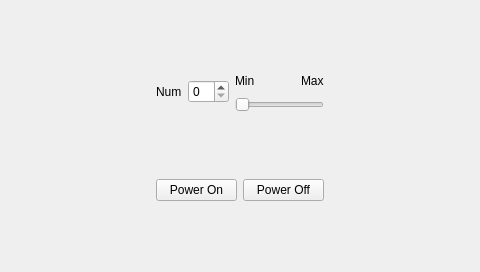
<?xml version="1.0" encoding="UTF-8"?>
<ui version="4.0">
 <class>MyBeep</class>
 <widget class="QWidget" name="MyBeep">
  <property name="geometry">
   <rect>
    <x>0</x>
    <y>0</y>
    <width>480</width>
    <height>272</height>
   </rect>
  </property>
  <property name="windowTitle">
   <string>Seting Beep</string>
  </property>
  <layout class="QGridLayout" name="gridLayout">
   <item row="0" column="1">
    <spacer name="verticalSpacer">
     <property name="orientation">
      <enum>Qt::Vertical</enum>
     </property>
     <property name="sizeHint" stdset="0">
      <size>
       <width>20</width>
       <height>47</height>
      </size>
     </property>
    </spacer>
   </item>
   <item row="1" column="0">
    <spacer name="horizontalSpacer_2">
     <property name="orientation">
      <enum>Qt::Horizontal</enum>
     </property>
     <property name="sizeHint" stdset="0">
      <size>
       <width>143</width>
       <height>20</height>
      </size>
     </property>
    </spacer>
   </item>
   <item row="1" column="1">
    <layout class="QHBoxLayout" name="horizontalLayout_3">
     <item>
      <layout class="QHBoxLayout" name="horizontalLayout_2">
       <item>
        <widget class="QLabel" name="label_val">
         <property name="text">
          <string>Num</string>
         </property>
        </widget>
       </item>
       <item>
        <widget class="QSpinBox" name="spinBoxBeep"/>
       </item>
      </layout>
     </item>
     <item>
      <layout class="QVBoxLayout" name="verticalLayout">
       <item>
        <layout class="QHBoxLayout" name="horizontalLayout">
         <item>
          <widget class="QLabel" name="tl_min">
           <property name="text">
            <string>Min</string>
           </property>
          </widget>
         </item>
         <item>
          <spacer name="horizontalSpacer">
           <property name="orientation">
            <enum>Qt::Horizontal</enum>
           </property>
           <property name="sizeHint" stdset="0">
            <size>
             <width>40</width>
             <height>20</height>
            </size>
           </property>
          </spacer>
         </item>
         <item>
          <widget class="QLabel" name="tl_max">
           <property name="text">
            <string>Max</string>
           </property>
          </widget>
         </item>
        </layout>
       </item>
       <item>
        <widget class="QSlider" name="sliderBeep">
         <property name="orientation">
          <enum>Qt::Horizontal</enum>
         </property>
        </widget>
       </item>
      </layout>
     </item>
    </layout>
   </item>
   <item row="1" column="2">
    <spacer name="horizontalSpacer_3">
     <property name="orientation">
      <enum>Qt::Horizontal</enum>
     </property>
     <property name="sizeHint" stdset="0">
      <size>
       <width>143</width>
       <height>20</height>
      </size>
     </property>
    </spacer>
   </item>
   <item row="2" column="1">
    <spacer name="verticalSpacer_3">
     <property name="orientation">
      <enum>Qt::Vertical</enum>
     </property>
     <property name="sizeHint" stdset="0">
      <size>
       <width>20</width>
       <height>48</height>
      </size>
     </property>
    </spacer>
   </item>
   <item row="3" column="0">
    <spacer name="horizontalSpacer_4">
     <property name="orientation">
      <enum>Qt::Horizontal</enum>
     </property>
     <property name="sizeHint" stdset="0">
      <size>
       <width>143</width>
       <height>20</height>
      </size>
     </property>
    </spacer>
   </item>
   <item row="3" column="1">
    <layout class="QHBoxLayout" name="horizontalLayout_4">
     <item>
      <widget class="QPushButton" name="buttonPowerOn">
       <property name="text">
        <string>Power On</string>
       </property>
      </widget>
     </item>
     <item>
      <widget class="QPushButton" name="buttonPowerOff">
       <property name="text">
        <string>Power Off</string>
       </property>
      </widget>
     </item>
    </layout>
   </item>
   <item row="3" column="2">
    <spacer name="horizontalSpacer_5">
     <property name="orientation">
      <enum>Qt::Horizontal</enum>
     </property>
     <property name="sizeHint" stdset="0">
      <size>
       <width>143</width>
       <height>20</height>
      </size>
     </property>
    </spacer>
   </item>
   <item row="4" column="1">
    <spacer name="verticalSpacer_2">
     <property name="orientation">
      <enum>Qt::Vertical</enum>
     </property>
     <property name="sizeHint" stdset="0">
      <size>
       <width>20</width>
       <height>47</height>
      </size>
     </property>
    </spacer>
   </item>
  </layout>
 </widget>
 <resources/>
 <connections/>
</ui>
